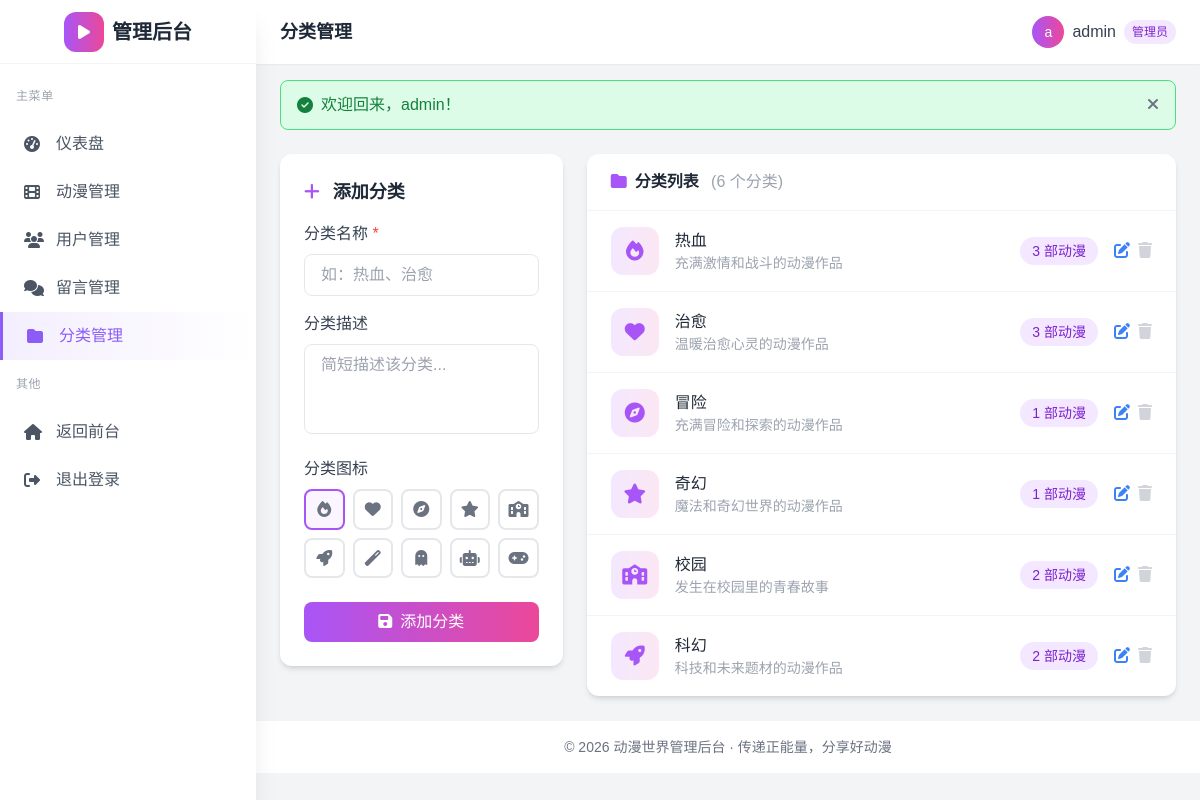
The app's page /backend/src/admin/categories.php (signed in) with its own data.
### tables this page shows
CREATE TABLE IF NOT EXISTS categories (
    id INT AUTO_INCREMENT PRIMARY KEY,
    name VARCHAR(50) NOT NULL,
    description TEXT,
    icon VARCHAR(50),
    created_at TIMESTAMP DEFAULT CURRENT_TIMESTAMP
);

### backend/src/includes/functions.php (called while the page is built, shortened)
<?php
function h($string) {
    return htmlspecialchars($string, ENT_QUOTES, 'UTF-8');
}
function truncate($text, $length = 100) {
    if (mb_strlen($text) <= $length) {
        return $text;
    }
    return mb_substr($text, 0, $length) . '...';
}

### backend/src/admin/categories.php (the view, shortened to what this page needs)
<?php
require_once __DIR__ . '/../includes/functions.php';
$db = new Database();
$conn = $db->getConnection();
$editCategory = null;
$categories = [];
try {
    $stmt = $conn->query("SELECT c.*, COUNT(a.id) as anime_count FROM categories c LEFT JOIN animes a ON c.id = a.category_id GROUP BY c.id ORDER BY c.id");
    $categories = $stmt->fetchAll();
} catch (PDOException $e) {
    error_log("[Categories Error] List: " . $e->getMessage());
}
$icons = ['fire', 'heart', 'compass', 'star', 'school', 'rocket', 'magic', 'ghost', 'robot', 'gamepad'];
require_once 'header.php';
?>
<div class="grid grid-cols-1 lg:grid-cols-3 gap-6">
    <div class="lg:col-span-1">
        <div class="bg-white rounded-xl shadow-md p-6 sticky top-24">
            <h2 class="text-lg font-semibold text-gray-800 mb-4">
                <i class="fas fa-<?php echo $editCategory ? 'edit' : 'plus'; ?> mr-2 text-purple-500"></i>
                <?php echo $editCategory ? '编辑分类' : '添加分类'; ?>
            </h2>
            <form method="POST" action="">
                <div class="mb-4">
                    <label class="block text-gray-700 font-medium mb-2">
                        分类名称 <span class="text-red-500">*</span>
                    </label>
                    <input type="text" name="name" required maxlength="50"
                           class="w-full px-4 py-2 border border-gray-200 rounded-lg focus:border-purple-400 focus:ring-2 focus:ring-purple-100 outline-none transition-all"
                           value="<?php echo h($editCategory['name'] ?? ''); ?>"
                           placeholder="如：热血、治愈">
                </div>
                <div class="mb-4">
                    <label class="block text-gray-700 font-medium mb-2">
                        分类描述
                    </label>
                    <textarea name="description" rows="3"
                              class="w-full px-4 py-2 border border-gray-200 rounded-lg focus:border-purple-400 focus:ring-2 focus:ring-purple-100 outline-none transition-all resize-none"
                              placeholder="简短描述该分类..."><?php echo h($editCategory['description'] ?? ''); ?></textarea>
                </div>
                <div class="mb-6">
                    <label class="block text-gray-700 font-medium mb-2">
                        分类图标
                    </label>
                    <div class="grid grid-cols-5 gap-2">
                        <?php foreach ($icons as $icon): ?>
                        <label class="cursor-pointer">
                            <div class="w-full aspect-square flex items-center justify-center rounded-lg border-2 border-gray-200 peer-checked:border-purple-500 peer-checked:bg-purple-50 hover:border-purple-300 transition-all">
                                <i class="fas fa-<?php echo $icon; ?> text-gray-500 peer-checked:text-purple-500"></i>
                            </div>
                        </label>
                        <?php endforeach; ?>
                    </div>
                </div>
                <div class="flex space-x-2">
                    <button type="submit" class="flex-1 bg-gradient-to-r from-purple-500 to-pink-500 text-white px-4 py-2 rounded-lg hover:opacity-90 transition-all">
                        <i class="fas fa-save mr-2"></i><?php echo $editCategory ? '保存修改' : '添加分类'; ?>
                    </button>
                </div>
            </form>
        </div>
    </div>
    <div class="lg:col-span-2">
        <div class="bg-white rounded-xl shadow-md overflow-hidden">
            <div class="px-6 py-4 border-b border-gray-100">
                <h2 class="font-semibold text-gray-800">
                    <i class="fas fa-folder mr-2 text-purple-500"></i>分类列表
                    <span class="text-gray-400 font-normal ml-2">(<?php echo count($categories); ?> 个分类)</span>
                </h2>
            </div>
            <?php if (empty($categories)): ?>
            <div class="p-12 text-center text-gray-500">
                <i class="fas fa-folder-open text-4xl text-gray-300 mb-3"></i>
                <p>暂无分类</p>
            </div>
            <?php else: ?>
            <div class="divide-y divide-gray-100">
                <?php foreach ($categories as $category): ?>
                <div class="px-6 py-4 flex items-center justify-between hover:bg-gray-50 transition-colors">
                    <div class="flex items-center space-x-4">
                        <div class="w-12 h-12 bg-gradient-to-r from-purple-100 to-pink-100 rounded-xl flex items-center justify-center">
                            <i class="fas fa-<?php echo h($category['icon']); ?> text-purple-500 text-xl"></i>
                        </div>
                        <div>
                            <div class="font-medium text-gray-800"><?php echo h($category['name']); ?></div>
                            <div class="text-sm text-gray-400">
                                <?php echo $category['description'] ? h(truncate($category['description'], 40)) : '暂无描述'; ?>
                            </div>
                        </div>
                    </div>
                    <div class="flex items-center space-x-4">
                        <span class="px-3 py-1 bg-purple-100 text-purple-700 text-sm rounded-full">
                            <?php echo $category['anime_count']; ?> 部动漫
                        </span>
                        <div class="flex items-center space-x-2">
                            <a href="categories.php?edit=<?php echo $category['id']; ?>" class="text-blue-500 hover:text-blue-700" title="编辑">
                                <i class="fas fa-edit"></i>
                            </a>
                            <?php if ($category['anime_count'] == 0): ?>
                            <a href="categories.php?delete=<?php echo $category['id']; ?>" onclick="return confirmDelete('确定要删除分类【<?php echo h($category['name']); ?>】吗？')" class="text-red-500 hover:text-red-700" title="删除">
                                <i class="fas fa-trash"></i>
                            </a>
                            <?php else: ?>
                            <span class="text-gray-300 cursor-not-allowed" title="该分类下有动漫，无法删除">
                                <i class="fas fa-trash"></i>
                            </span>
                            <?php endif; ?>
                        </div>
                    </div>
                </div>
                <?php endforeach; ?>
            </div>
            <?php endif; ?>
        </div>
    </div>
</div>
<?php require_once 'footer.php'; ?>

### backend/src/admin/header.php (style rules this page uses)
body { font-family: 'Noto Sans SC', sans-serif; }

### records on screen
categories: name "热血", description "充满激情和战斗的动漫作品", anime_count "3"
categories: name "治愈", description "温暖治愈心灵的动漫作品", anime_count "3"
categories: name "冒险", description "充满冒险和探索的动漫作品", anime_count "1"
categories: name "奇幻", description "魔法和奇幻世界的动漫作品", anime_count "1"
categories: name "校园", description "发生在校园里的青春故事", anime_count "2"
categories: name "科幻", description "科技和未来题材的动漫作品", anime_count "2"

### other values on screen
$pageTitle "分类管理"
mb_substr($currentUser['username'], 0, 1) "a"
$currentUser['username'] "admin"
$flash['message'] "欢迎回来，admin！"
count($categories) "6"
